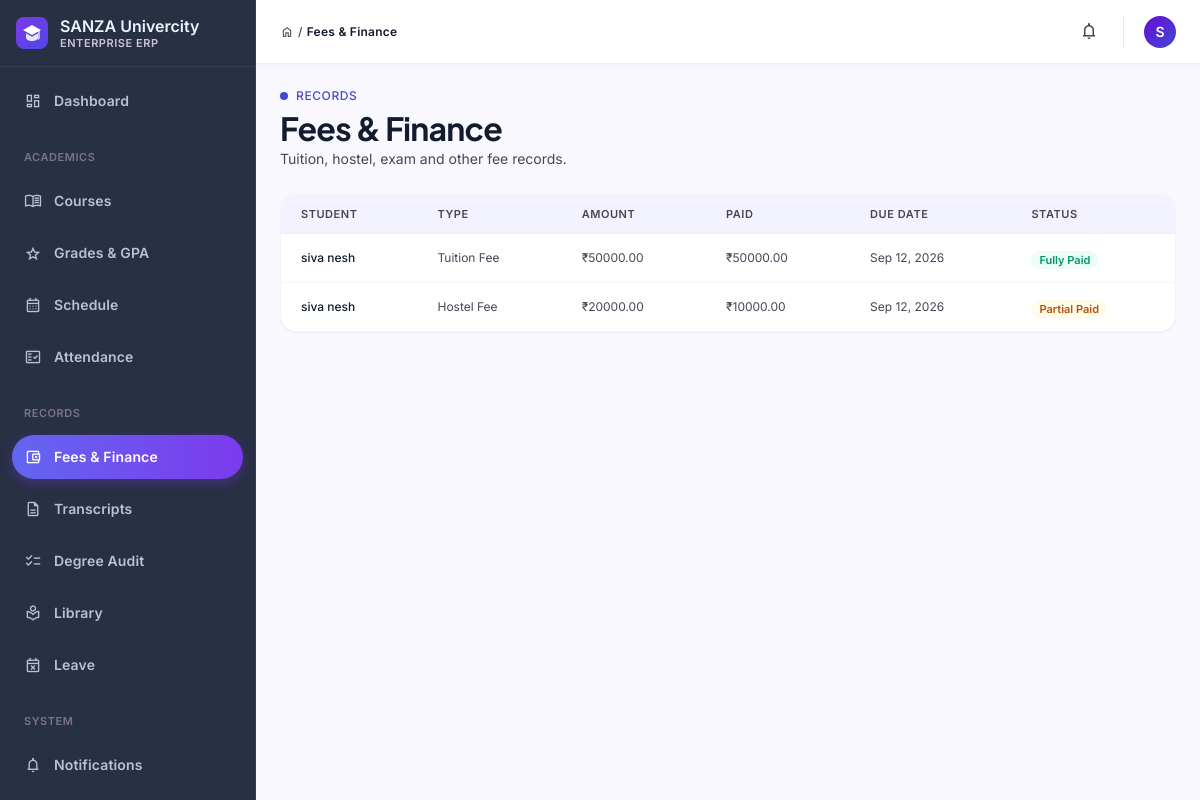
Page /students/fees/ (signed in) on the committed database.
### students/models.py (models this page shows, shortened)
class User(AbstractUser):
    ROLE_CHOICES = (
        ('admin', 'Administrator'),
        ('faculty', 'Faculty/Instructor'),
        ('student', 'Student'),
    )
    role = models.CharField(max_length=20, choices=ROLE_CHOICES, default='student')
    phone = models.CharField(max_length=20, blank=True, null=True)
    department = models.CharField(max_length=100, blank=True, null=True)
    enrollment_year = models.IntegerField(blank=True, null=True)
    class Meta:
        ordering = ['-date_joined']
    def is_admin(self):
        return self.role == 'admin'

class Fee(models.Model):
    FEE_TYPE_CHOICES = [
        ('tuition', 'Tuition Fee'),
        ('hostel', 'Hostel Fee'),
        ('exam', 'Exam Fee'),
        ('library', 'Library Fee'),
        ('activity', 'Activity Fee'),
        ('misc', 'Miscellaneous'),
    ]
    PAYMENT_STATUS = [
        ('pending', 'Pending'),
        ('partial', 'Partial Paid'),
        ('paid', 'Fully Paid'),
    ]
    student = models.ForeignKey(Student, on_delete=models.CASCADE, related_name='fees')
    fee_type = models.CharField(max_length=20, choices=FEE_TYPE_CHOICES)
    amount = models.DecimalField(max_digits=10, decimal_places=2)
    due_date = models.DateField()
    paid_amount = models.DecimalField(max_digits=10, decimal_places=2, default=0)
    payment_status = models.CharField(max_length=20, choices=PAYMENT_STATUS, default='pending')
    payment_date = models.DateField(null=True, blank=True)
    remarks = models.CharField(max_length=200, blank=True)
    semester = models.IntegerField()
    year = models.IntegerField()
    created_at = models.DateTimeField(auto_now_add=True)
    class Meta:
        ordering = ['-due_date']
        unique_together = ('student', 'fee_type', 'semester', 'year')

class Student(models.Model):
    DEPARTMENT_CHOICES = (
        ('cse', 'Computer Science & Engineering'),
        ('ece', 'Electronics & Communication'),
        ('me', 'Mechanical Engineering'),
        ('ce', 'Civil Engineering'),
        ('eee', 'Electrical & Electronics'),
        ('it', 'Information Technology'),
    )
    user = models.OneToOneField(User, on_delete=models.CASCADE, related_name='student_profile', blank=True, null=True)
    name = models.CharField(max_length=120)
    roll_number = models.CharField(max_length=60, unique=True)
    email = models.EmailField(max_length=254)
    phone = models.CharField(max_length=20)
    department = models.CharField(max_length=100, choices=DEPARTMENT_CHOICES)
    date_of_birth = models.DateField()
    enrollment_year = models.IntegerField(blank=True, null=True, default=2024)
    created_at = models.DateTimeField(auto_now_add=True)
    class Meta:
        ordering = ['-created_at']

### students/views.py (the view)
# urls.py: path('fees/', views.fee_list, name='fee_list'),
@login_required(login_url='login')
def fee_list(request):
    if request.user.is_admin():
        fees = Fee.objects.all()
    else:
        if hasattr(request.user, 'student_profile'):
            fees = Fee.objects.filter(student=request.user.student_profile)
        else:
            fees = Fee.objects.none()
    page = Paginator(fees.order_by('-due_date'), 15).get_page(request.GET.get('page'))
    context = {'fees': page}
    return render(request, 'students/fee_list.html', context)

### students/context_processors.py (called while the page is built)
def nav_context(request):
    unread_notifications = 0
    user = getattr(request, 'user', None)
    if user is not None and user.is_authenticated:
        unread_notifications = Notification.objects.filter(
            recipient=user, is_read=False
        ).count()
    return {
        'nav_unread_notifications': unread_notifications,
    }

### students/templates/students/fee_list.html (shortened to what this page needs)
{% extends "base.html" %}
{% block breadcrumb %}Fees &amp; Finance{% endblock %}
{% block content %}
<div class="flex flex-col gap-space-lg">
  <section class="flex flex-col lg:flex-row lg:items-center justify-between gap-space-md">
    <div>
      <div class="flex items-center gap-space-xs text-secondary font-label-md text-label-md tracking-wider uppercase">
        <span class="w-2 h-2 rounded-full bg-secondary"></span> Records
      </div>
      <h1 class="font-headline-lg text-headline-lg text-on-surface tracking-tight mt-1">Fees &amp; Finance</h1>
      <p class="font-body-md text-body-md text-on-surface-variant">Tuition, hostel, exam and other fee records.</p>
    </div>
  </section>
  <section class="bg-surface-container-lowest rounded-2xl border border-outline-variant/20 shadow-sm overflow-hidden">
    {% if fees %}
    <div class="overflow-x-auto">
      <table class="w-full text-left">
        <thead class="bg-surface-container-low">
          <tr>
            <th class="px-5 py-3 font-label-sm text-label-sm uppercase tracking-wider text-on-surface-variant">Student</th>
            <th class="px-5 py-3 font-label-sm text-label-sm uppercase tracking-wider text-on-surface-variant">Type</th>
            <th class="px-5 py-3 font-label-sm text-label-sm uppercase tracking-wider text-on-surface-variant">Amount</th>
            <th class="px-5 py-3 font-label-sm text-label-sm uppercase tracking-wider text-on-surface-variant">Paid</th>
            <th class="px-5 py-3 font-label-sm text-label-sm uppercase tracking-wider text-on-surface-variant">Due Date</th>
            <th class="px-5 py-3 font-label-sm text-label-sm uppercase tracking-wider text-on-surface-variant">Status</th>
          </tr>
        </thead>
        <tbody>
          {% for fee in fees %}
          <tr class="border-t border-outline-variant/15 hover:bg-surface-container-low/60">
            <td class="px-5 py-3 font-body-sm text-body-sm text-on-surface font-medium">{{ fee.student.name }}</td>
            <td class="px-5 py-3 font-body-sm text-body-sm text-on-surface-variant">{{ fee.get_fee_type_display }}</td>
            <td class="px-5 py-3 font-body-sm text-body-sm text-on-surface-variant">₹{{ fee.amount }}</td>
            <td class="px-5 py-3 font-body-sm text-body-sm text-on-surface-variant">₹{{ fee.paid_amount }}</td>
            <td class="px-5 py-3 font-body-sm text-body-sm text-on-surface-variant">{{ fee.due_date|date:"M d, Y" }}</td>
            <td class="px-5 py-3">
              <span class="px-2 py-0.5 rounded-full font-label-sm text-[11px] font-semibold
                {% if fee.payment_status == 'paid' %}bg-success-container text-on-success-container
                {% elif fee.payment_status == 'partial' %}bg-warning-container text-on-warning-container
                {% else %}bg-error-container text-on-error-container{% endif %}">
                {{ fee.get_payment_status_display }}
              </span>
            </td>
          </tr>
          {% endfor %}
        </tbody>
      </table>
    </div>
    {% else %}
    <div class="py-16 text-center">
      <span class="material-symbols-outlined text-4xl text-outline">account_balance_wallet</span>
      <p class="font-body-md text-body-md text-on-surface-variant mt-2">No fee records found.</p>
    </div>
    {% endif %}
  </section>
</div>
{% endblock %}

### students/templates/base.html (shortened to what this page needs)
{% load static %}<!DOCTYPE html>
<html lang="en">
<head>
{% include "partials/_design_tokens.html" %}
</head>
<body class="bg-surface font-body-md text-on-surface antialiased">
<aside id="sidebar" class="fixed left-0 top-0 h-full w-64 bg-inverse-surface border-r border-outline/20 z-50 flex flex-col justify-between overflow-y-auto -translate-x-full lg:translate-x-0 transition-transform duration-200">
  <div class="flex flex-col">
    <div class="flex items-center gap-space-sm px-space-md py-space-md border-b border-outline/20">
      <div class="flex flex-col min-w-0">
        <span class="font-title-md text-title-md text-inverse-on-surface leading-tight truncate">SANZA Univercity</span>
        <span class="font-label-sm text-label-sm text-outline-variant uppercase tracking-wider">Enterprise ERP</span>
      </div>
    </div>
    <nav class="px-space-sm py-space-sm flex flex-col gap-space-xs">
      {% url 'dashboard' as dash_url %}
      <a href="{{ dash_url }}" class="flex items-center gap-space-sm px-space-sm py-2 rounded-xl transition-all {% if request.resolver_match.url_name in 'dashboard,admin_dashboard,faculty_dashboard,student_portal' %}nav-active{% else %}text-inverse-on-surface/75 hover:bg-surface-container-highest/10 hover:text-inverse-on-surface{% endif %}">
        <span class="material-symbols-outlined text-lg">dashboard</span><span class="font-label-lg text-label-lg">Dashboard</span>
      </a>
      <div class="px-space-sm pt-space-sm pb-1"><span class="font-label-sm text-label-sm text-outline uppercase tracking-wider">Academics</span></div>
      <a href="{% url 'course_list' %}" class="flex items-center gap-space-sm px-space-sm py-2 rounded-xl transition-all {% if request.resolver_match.url_name in 'course_list,course_analytics' %}nav-active{% else %}text-inverse-on-surface/75 hover:bg-surface-container-highest/10 hover:text-inverse-on-surface{% endif %}"><span class="material-symbols-outlined text-lg">menu_book</span><span class="font-label-lg text-label-lg">Courses</span></a>
      <a href="{% url 'grade_list' %}" class="flex items-center gap-space-sm px-space-sm py-2 rounded-xl transition-all {% if request.resolver_match.url_name == 'grade_list' %}nav-active{% else %}text-inverse-on-surface/75 hover:bg-surface-container-highest/10 hover:text-inverse-on-surface{% endif %}"><span class="material-symbols-outlined text-lg">grade</span><span class="font-label-lg text-label-lg">Grades &amp; GPA</span></a>
      <a href="{% url 'schedule_dashboard' %}" class="flex items-center gap-space-sm px-space-sm py-2 rounded-xl transition-all {% if request.resolver_match.url_name == 'schedule_dashboard' %}nav-active{% else %}text-inverse-on-surface/75 hover:bg-surface-container-highest/10 hover:text-inverse-on-surface{% endif %}"><span class="material-symbols-outlined text-lg">calendar_month</span><span class="font-label-lg text-label-lg">Schedule</span></a>
      <a href="{% url 'attendance_list' %}" class="flex items-center gap-space-sm px-space-sm py-2 rounded-xl transition-all {% if request.resolver_match.url_name in 'attendance_list,attendance_record,attendance_update' %}nav-active{% else %}text-inverse-on-surface/75 hover:bg-surface-container-highest/10 hover:text-inverse-on-surface{% endif %}"><span class="material-symbols-outlined text-lg">fact_check</span><span class="font-label-lg text-label-lg">Attendance</span></a>
      <div class="px-space-sm pt-space-sm pb-1"><span class="font-label-sm text-label-sm text-outline uppercase tracking-wider">Records</span></div>
      <a href="{% url 'fee_list' %}" class="flex items-center gap-space-sm px-space-sm py-2 rounded-xl transition-all {% if request.resolver_match.url_name == 'fee_list' %}nav-active{% else %}text-inverse-on-surface/75 hover:bg-surface-container-highest/10 hover:text-inverse-on-surface{% endif %}"><span class="material-symbols-outlined text-lg">account_balance_wallet</span><span class="font-label-lg text-label-lg">Fees &amp; Finance</span></a>
      <a href="{% url 'transcript_list' %}" class="flex items-center gap-space-sm px-space-sm py-2 rounded-xl transition-all {% if request.resolver_match.url_name in 'transcript_list,transcript_detail' %}nav-active{% else %}text-inverse-on-surface/75 hover:bg-surface-container-highest/10 hover:text-inverse-on-surface{% endif %}"><span class="material-symbols-outlined text-lg">description</span><span class="font-label-lg text-label-lg">Transcripts</span></a>
      <a href="{% url 'degree_audit_list' %}" class="flex items-center gap-space-sm px-space-sm py-2 rounded-xl transition-all {% if request.resolver_match.url_name in 'degree_audit_list,degree_audit_detail' %}nav-active{% else %}text-inverse-on-surface/75 hover:bg-surface-container-highest/10 hover:text-inverse-on-surface{% endif %}"><span class="material-symbols-outlined text-lg">checklist</span><span class="font-label-lg text-label-lg">Degree Audit</span></a>
      <a href="{% url 'library_catalog' %}" class="flex items-center gap-space-sm px-space-sm py-2 rounded-xl transition-all {% if request.resolver_match.url_name == 'library_catalog' %}nav-active{% else %}text-inverse-on-surface/75 hover:bg-surface-container-highest/10 hover:text-inverse-on-surface{% endif %}"><span class="material-symbols-outlined text-lg">local_library</span><span class="font-label-lg text-label-lg">Library</span></a>
      <a href="{% url 'leave_dashboard' %}" class="flex items-center gap-space-sm px-space-sm py-2 rounded-xl transition-all {% if request.resolver_match.url_name == 'leave_dashboard' %}nav-active{% else %}text-inverse-on-surface/75 hover:bg-surface-container-highest/10 hover:text-inverse-on-surface{% endif %}"><span class="material-symbols-outlined text-lg">event_busy</span><span class="font-label-lg text-label-lg">Leave</span></a>
      <div class="px-space-sm pt-space-sm pb-1"><span class="font-label-sm text-label-sm text-outline uppercase tracking-wider">System</span></div>
      <a href="{% url 'notification_list' %}" class="flex items-center justify-between gap-space-sm px-space-sm py-2 rounded-xl transition-all {% if request.resolver_match.url_name in 'notification_list,notification_detail' %}nav-active{% else %}text-inverse-on-surface/75 hover:bg-surface-container-highest/10 hover:text-inverse-on-surface{% endif %}">
        <span class="flex items-center gap-space-sm"><span class="material-symbols-outlined text-lg">notifications</span><span class="font-label-lg text-label-lg">Notifications</span></span>
      </a>
      <a href="{% url 'notification_settings' %}" class="flex items-center gap-space-sm px-space-sm py-2 rounded-xl transition-all {% if request.resolver_match.url_name == 'notification_settings' %}nav-active{% else %}text-inverse-on-surface/75 hover:bg-surface-container-highest/10 hover:text-inverse-on-surface{% endif %}"><span class="material-symbols-outlined text-lg">settings</span><span class="font-label-lg text-label-lg">Settings</span></a>
    </nav>
  </div>
</aside>
<div class="lg:pl-64">
  <header class="sticky top-0 h-16 bg-surface-container-lowest border-b border-outline-variant/30 shadow-[0_1px_8px_rgba(0,0,0,0.04)] z-30 flex items-center justify-between px-space-md lg:px-space-lg gap-space-sm">
    <div class="flex items-center gap-space-md flex-1 min-w-0">
      <div class="hidden sm:flex items-center gap-1 text-on-surface-variant font-label-md text-label-md flex-shrink-0">
        <span class="material-symbols-outlined text-sm">home</span><span>/</span>
        <span class="text-on-surface font-semibold">{% block breadcrumb %}Console{% endblock %}</span>
      </div>
    </div>
    <div class="flex items-center gap-space-sm flex-shrink-0">
      {% if user.is_authenticated %}
      <a href="{% url 'notification_list' %}" aria-label="Notifications" class="relative p-2 rounded-lg text-on-surface-variant hover:bg-surface-container-low transition-colors">
        <span class="material-symbols-outlined text-xl">notifications</span>
      </a>
      <div class="flex items-center gap-space-sm pl-1">
        <div class="w-8 h-8 rounded-full bg-gradient-to-br from-primary to-secondary flex items-center justify-center text-on-primary font-label-lg text-label-lg flex-shrink-0">
          {{ user.get_full_name|default:user.username|slice:":1"|upper }}
        </div>
      </div>
      {% else %}
      <a href="{% url 'login' %}" class="px-4 py-2 rounded-xl bg-gradient-to-r from-primary to-secondary text-on-primary font-label-lg text-label-lg">Sign in</a>
      {% endif %}
    </div>
  </header>
  <main class="w-full px-space-md lg:px-space-lg py-space-lg bg-surface-bright min-h-[calc(100vh-4rem)]">
    {% block content %}{% endblock %}
  </main>
</div>
</body>
</html>

### students/templates/partials/_design_tokens.html (style rules this page uses)
.nav-active { background-image:linear-gradient(to right,#6366f1,#7c3aed);color:#fff;box-shadow:0 4px 12px rgba(124,58,237,.35); }

### rows in the picture
User: get_full_name "S"
Fee: student.name "siva nesh", fee_type "Tuition Fee", amount "50000.00", paid_amount "50000.00", due_date "Sep 12, 2026", payment_status "Fully Paid"
Fee: student.name "siva nesh", fee_type "Hostel Fee", amount "20000.00", paid_amount "10000.00", due_date "Sep 12, 2026", payment_status "Partial Paid"
